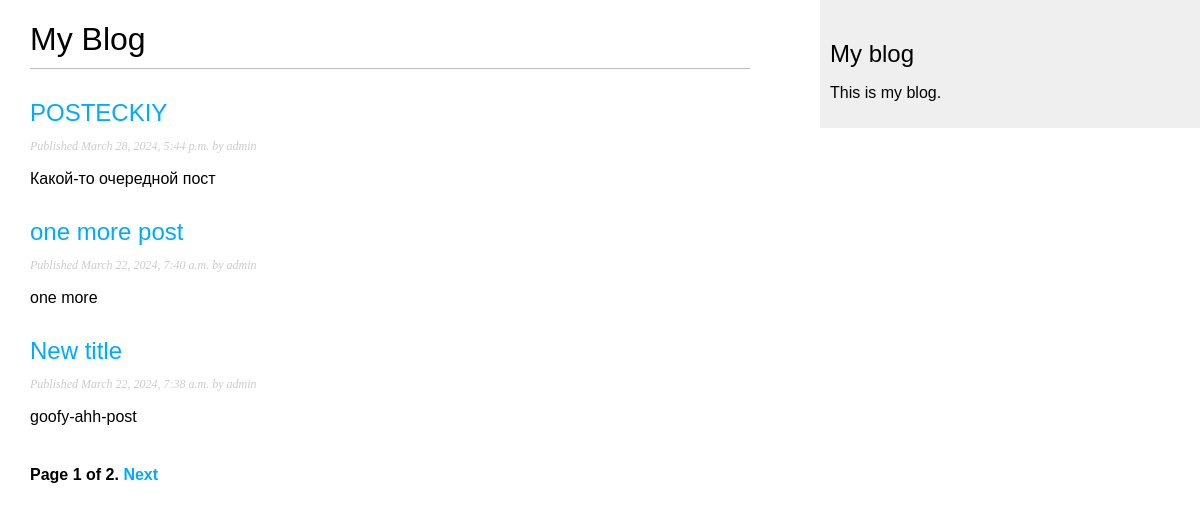
Screenshot of /blog/ with the database file from the repository.
### blog/models.py (models this page shows, shortened)
class Post(models.Model):
    class Status(models.TextChoices):
        DRAFT = 'DF', 'Draft'
        PUBLISHED = 'PB', 'Published'
    title = models.CharField(max_length=250)
    slug = models.SlugField(max_length=250, unique_for_date="publish")
    author = models.ForeignKey(User, on_delete=models.CASCADE,
                               related_name='blog_posts')
    body = models.TextField()
    publish = models.DateTimeField(default=timezone.now)
    created = models.DateTimeField(auto_now_add=True)
    updated = models.DateTimeField(auto_now=True)
    status = models.CharField(max_length=2, choices=Status.choices,
                              default=Status.DRAFT)
    objects = models.Manager()
    published = PublishedManager()
    class Meta:
        ordering = ["-publish"]
        indexes = [
            models.Index(fields=["-publish"])
        ]
    def get_absolute_url(self):
        return reverse('blog:post_detail',
                       args=[self.publish.year,
                             self.publish.month,
                             self.publish.day,
                             self.slug])

### blog/views.py (the view)
# urls.py: path('', views.post_list, name="post_list"),
def post_list(request):
    try:
        post_list = Post.published.all()
        paginator = Paginator(post_list, 3)
        page_number = request.GET.get('page', 1)
        posts = paginator.page(page_number)
    except EmptyPage:
        posts = paginator.page(paginator.num_pages)
    except PageNotAnInteger:
        posts = paginator.page(1)
    return render(request, 'blog/post/list.html',
                {'posts': posts})

### blog/models.py (called while the page is built)
    def get_queryset(self):
        return super().get_queryset().filter(status=Post.Status.PUBLISHED)

### blog/templates/blog/post/list.html (shortened to what this page needs)
{% extends "blog/base.html" %}
{% block content %}
 <h1>My Blog</h1>
 {% for post in posts %}
 <h2>
 <a href="{{post.get_absolute_url}}">
 {{ post.title }}
 </a>
 </h2>
 <p class="date">
 Published {{ post.publish }} by {{ post.author }}
 </p>
 {{ post.body|truncatewords:30|linebreaks }}
 {% endfor %}
 {% include "pagination.html" with page=posts %}
{% endblock %}

### blog/templates/blog/base.html (shortened to what this page needs)
{% load static %}
<!DOCTYPE html>
<html>
<head>
 <link href="{% static "css/blog.css" %}" rel="stylesheet">
</head>
<body>
 <div id="content">
 {% block content %}
 {% endblock %}
 </div>
 <div id="sidebar">
 <h2>My blog</h2>
 <p>This is my blog.</p>
 </div>
</body>
</html>

### blog/templates/blog/pagination.html (shortened to what this page needs)
<div class="pagination">
 <span class="step-links">
 <span class="current">
 Page {{ page.number }} of {{ page.paginator.num_pages }}.
 </span>
 {% if page.has_next %}
 <a href="?page={{ page.next_page_number }}">Next</a>
 {% endif %}
 </span>
</div>

### blog/static/css/blog.css (style rules this page uses)
body { margin:0; padding:0; font-family:helvetica, sans-serif; }
a { color:#00abff; text-decoration:none; }
h1 { font-weight:normal; border-bottom:1px solid #bbb; padding:0 0 10px 0; }
h2 { font-weight:normal; margin:30px 0 0; }
#content { float:left; width:60%; padding:0 0 0 30px; }
#sidebar { float:right; width:30%; padding:10px; background:#efefef; height:100%; }
p.date { color:#ccc; font-family: georgia, serif; font-size: 12px; font-style: italic; }
.pagination { margin:40px 0; font-weight:bold; }

### rows the page displays
Post: title "POSTECKIY", publish "March 28, 2024, 5:44 p.m.", author "admin", body "Какой-то очередной пост"
Post: title "one more post", publish "March 22, 2024, 7:40 a.m.", author "admin", body "one more"
Post: title "New title", publish "March 22, 2024, 7:38 a.m.", author "admin", body "goofy-ahh-post"

### other values shown
{{ page.number }} "1"
{{ page.paginator.num_pages }} "2"
